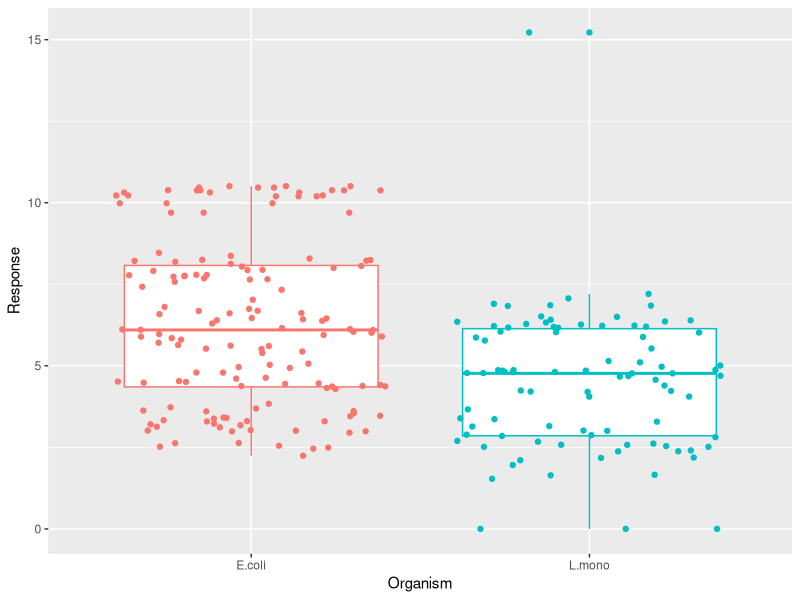
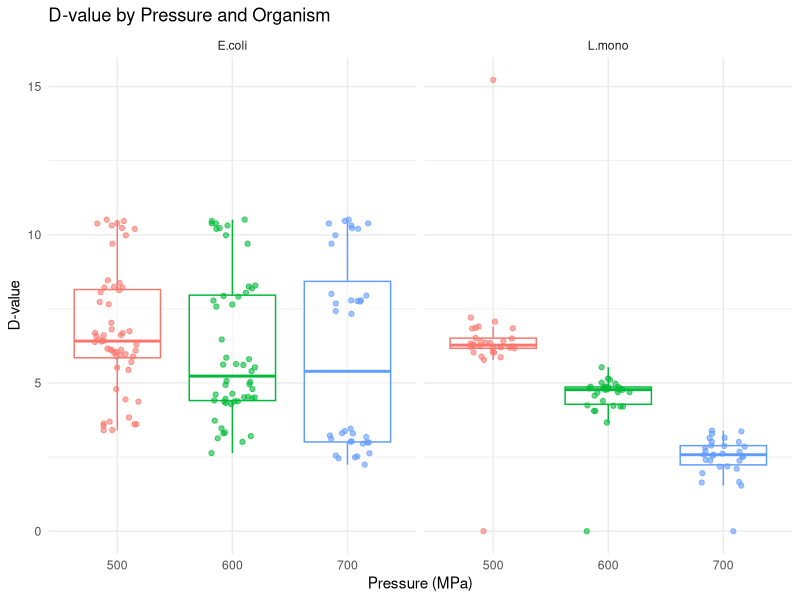
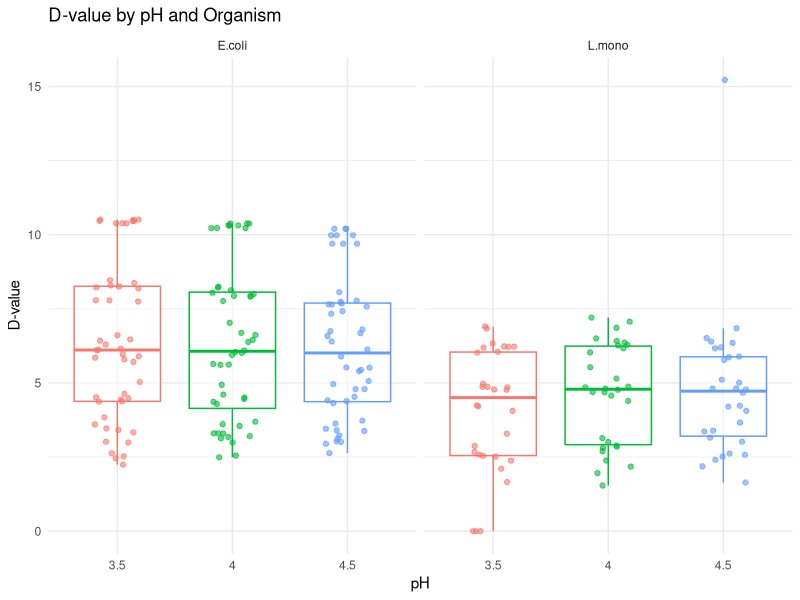
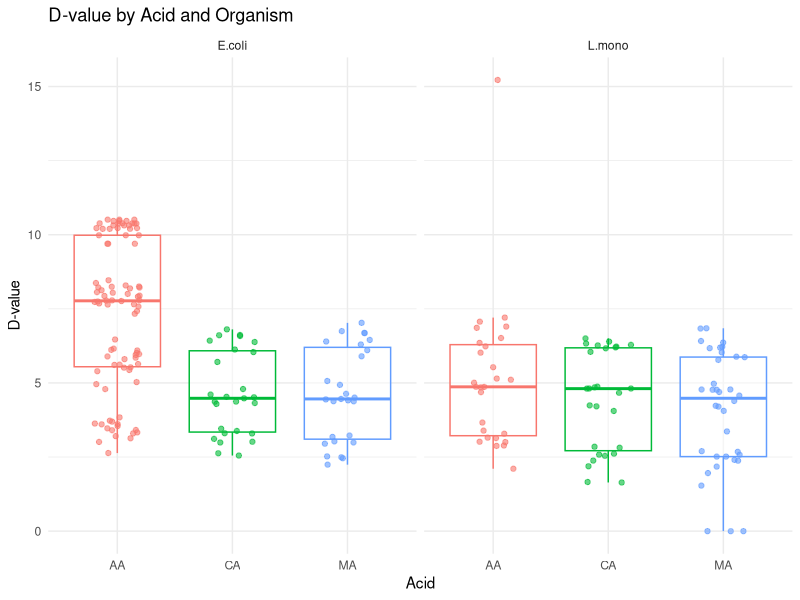
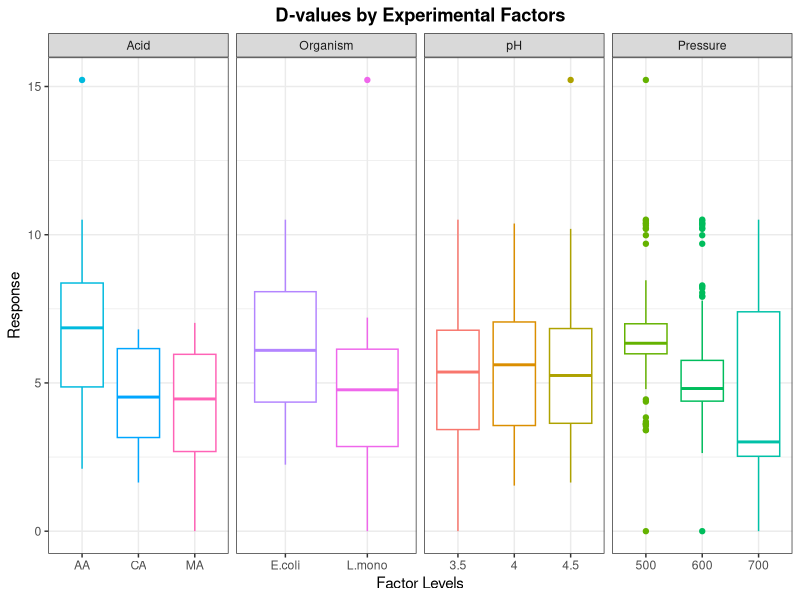
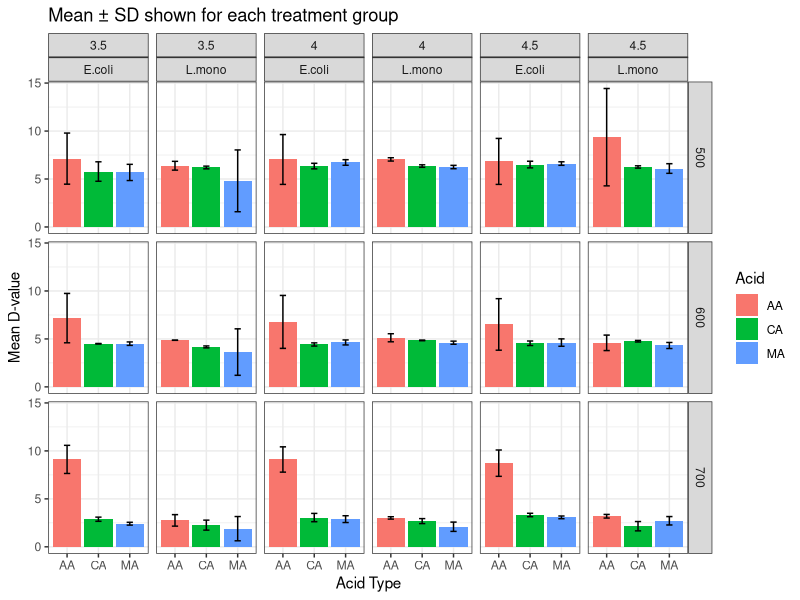
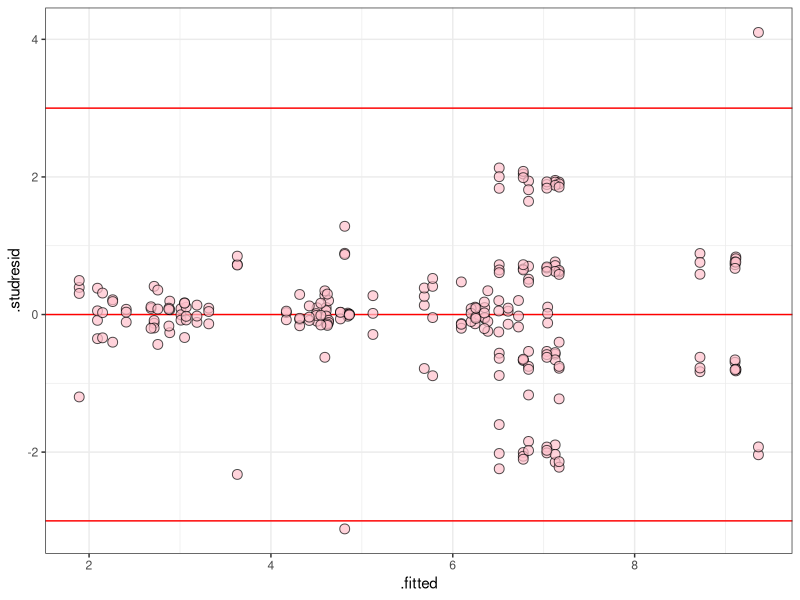
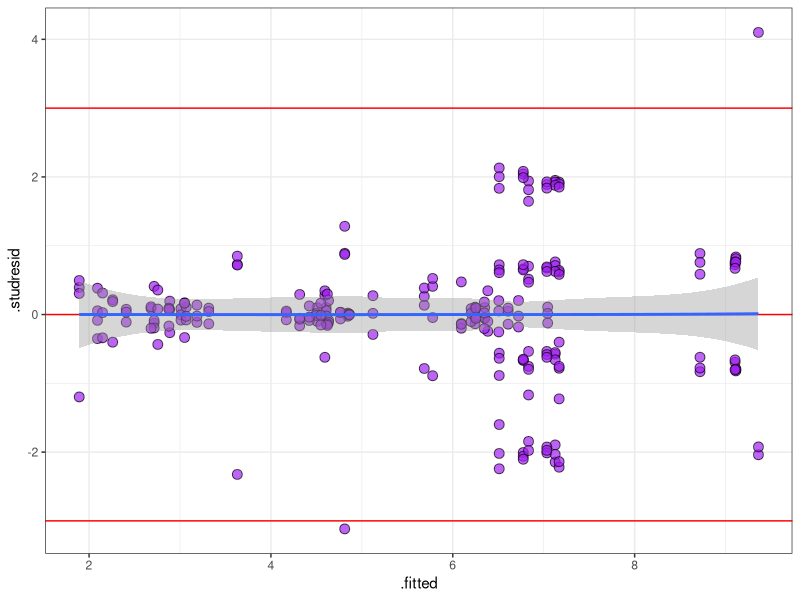

Source code (R) for these figures, in order: (Note: this script raises an error after producing the figures.)
## ---- chunk 1
library(readxl) # for loading data
library(tidyverse)     # For data manipulation and visualization
library(ggplot2)       # For plotting (also in tidyverse)
library(car)           # For ANOVA assumption checks
library(emmeans)       # For estimated marginal means and pairwise comparisons
library(readr)         # For reading in CSV files
library(broom)         # For tidying model outputs
library(ggpubr)        # For  plots
install.packages("multcompView")

library(multcompView)

## ---- chunk 2
 hpp_data<- read_excel("../Data/Data_MD.xlsx")

hpp_data

## ---- chunk 3
summary(hpp_data)
## ---- chunk 4
glimpse(hpp_data)
## ---- chunk 5
hpp <- hpp_data %>%
  mutate(
    Rep = factor(Rep),
    Organism = factor(Organism),
    Pressure = factor(Pressure),
    pH = factor(pH),
    Acid = factor(Acid)
  )
    
#Check for any missing values
sum(is.na(hpp))

# Preview cleaned data
head(hpp)
## ---- chunk 6
summary(hpp)
## ---- chunk 7
hpp %>%
  group_by(Organism, Pressure, pH, Acid) %>%
  summarise(
    mean_D = mean(Response, na.rm = TRUE),
    sd_D = sd(Response, na.rm = TRUE),
n = n()
  ) 
## ---- chunk 8
# D-values by Organism
ggplot(hpp, aes(x = Organism, 
                    y = Response,
                    color = Organism)) +
  geom_boxplot() +
  geom_jitter() +
  theme(legend.position = "none")
## ---- chunk 9
# D-values by Pressure and Organism
ggplot(hpp, aes(x = factor(Pressure), y = Response, colour = factor(Pressure))) +
  geom_boxplot(outlier.shape = NA, alpha = 0.5) +
  geom_jitter(width = 0.2, alpha = 0.6) +
  facet_wrap(~ Organism) +
  labs(
    x = "Pressure (MPa)",
    y = "D-value",
    title = "D-value by Pressure and Organism"
  ) +
  theme_minimal() +
  theme(legend.position = "none")
## ---- chunk 10
# D-values by pH
ggplot(hpp, aes(x = factor(pH), y = Response, colour = factor(pH))) +
  geom_boxplot(outlier.shape = NA, alpha = 0.5) +
  geom_jitter(width = 0.2, alpha = 0.6) +
  facet_wrap(~ Organism) +
  labs(
    x = "pH",
    y = "D-value",
    title = "D-value by pH and Organism"
  ) +
  theme_minimal() +
  theme(legend.position = "none")
## ---- chunk 11
# D-values by Acid
ggplot(hpp, aes(x = factor(Acid), y = Response, colour = factor(Acid))) +
  geom_boxplot(outlier.shape = NA, alpha = 0.5) +
  geom_jitter(width = 0.2, alpha = 0.6) +
  facet_wrap(~ Organism) +
  labs(
    x = "Acid",
    y = "D-value",
    title = "D-value by Acid and Organism"
  ) +
  theme_minimal() +
  theme(legend.position = "none")
## ---- chunk 12
data_long <- hpp %>%
  mutate(
    Organism = as.character(Organism),
    Pressure = as.character(Pressure),
    pH = as.character(pH),
    Acid = as.character(Acid)
  ) %>%
  pivot_longer(
    cols = c(Organism, Pressure, pH, Acid),
    names_to = "Factor",
    values_to = "Level"
  )

# Create a faceted boxplot
ggplot(data_long, aes(x = Level, y = Response, colour = Level)) +
  geom_boxplot() +

  facet_grid(~ Factor, scales = "free_x") +
  labs(title = "D-values by Experimental Factors",
       x = "Factor Levels", y = "Response") +
  theme_bw() +
  theme(legend.position = "none") +
   theme(
    plot.title = element_text(hjust = 0.5, face = "bold"),
    plot.subtitle = element_text(hjust = 0.5)
  )
ggsave("../Output/Dvalues.png",
       height = 4,
       width = 6
       )

## ---- chunk 13

summary_hpp <- hpp %>%
  group_by(Organism, Pressure, pH, Acid) %>%
  summarise(mean_D = mean(Response), sd_D = sd(Response), .groups = 'drop')

ggplot(summary_hpp, aes(x = Acid, y = mean_D, fill = Acid)) +
  geom_col(position = position_dodge(width = 0.9)) +
  geom_errorbar(aes(ymin = mean_D - sd_D, ymax = mean_D + sd_D),
                width = 0.2, position = position_dodge(width = 0.9)) +
  facet_grid(Pressure ~ pH + Organism) +
  labs(
   title = "Mean ± SD shown for each treatment group",
    y = "Mean D-value",
    x = "Acid Type"
  ) +
   theme(
    plot.title = element_text(hjust = 0.5, face = "bold"),
    plot.subtitle = element_text(hjust = 0.5)
  ) +
  theme_bw() 
ggsave("../Output/mean_sd.png",
       height = 4,
       width = 6
       )
## ---- chunk 14
# Changing to sum-to-zero contrast
options(contrasts = c("contr.sum", "contr.poly"))

# Model fitting
hpp_rcbd <- lm(Response ~  Organism * Pressure * pH * Acid,
             data = hpp)


# Summary of linear model
summary(hpp_rcbd)
## ---- chunk 15
Anova(hpp_rcbd, type = 3)

## ---- chunk 16
hpp_resid <- augment(hpp_rcbd) %>%
  mutate(.studresid=rstudent(hpp_rcbd))

hpp_resid
## ---- chunk 17
ggplot(hpp_resid, aes(x=.fitted, y=.studresid))+
  geom_hline(yintercept = 0, color="red")+ ##geom_hline is for adding horizontal line
  geom_point(shape = 21,
             fill = "pink", 
             size = 3,
             alpha = .7)+
  
  geom_hline(yintercept = c(-3,3), color = "red")+
  theme_bw()
## ---- chunk 18
ggplot(hpp_resid, aes(x=.fitted, y=.studresid))+
  geom_hline(yintercept = 0, color="red")+
  geom_point(shape = 21,
             fill = "purple", 
             size = 3,
             alpha = .7)+
  geom_smooth()+
  geom_hline(yintercept = c(-3,3), color = "red")+
  theme_bw()
## ---- chunk 19
ggplot(hpp_resid, aes(sample=.studresid))+
  stat_qq(  shape = 21,
            fill = "red", 
            size = 3,
            alpha = .7
  )+
  stat_qq_line()+
  labs(x = "Theoretical quantile",
       y = "Sample quantile")+
  theme_bw()





res_data <- data.frame(
  Fitted = fitted(hpp_rcbd),
  Residuals = resid(hpp_rcbd)
)
## ---- chunk 20
# Residuals vs Fitted plot
ggplot(res_data, aes(x = Fitted, y = Residuals)) +
  geom_point(color = "darkblue", alpha = 0.6) +
  geom_hline(yintercept = 0, linetype = "dashed", color = "red") +
  geom_smooth() +
  labs(
    title = "Residuals vs Fitted Plot",
    x = "Fitted Values",
    y = "Residuals"
  ) +
  theme_bw() +
   theme(
    plot.title = element_text(hjust = 0.5, face = "bold"),
    plot.subtitle = element_text(hjust = 0.5)
  )
ggsave("../Output/Residualfitted.png",
       height = 4,
       width = 6)
## ---- chunk 21
ggplot(hpp_resid, aes(x=.fitted, y=.studresid))+
  geom_hline(yintercept = 0, color="red")+
  geom_point(shape = 21,
             fill = "purple", 
             size = 3,
             alpha = .7)+
  geom_smooth()+
  geom_hline(yintercept = c(-3,3), color = "red")+
  theme_bw()
## ---- chunk 22
hpp_means <- emmeans(hpp_rcbd, ~Pressure * pH * Acid * Organism)
## ---- chunk 23
hpp_cld <- cld(hpp_means, 
                   reversed=T, 
                   adjust="none",
               Letters = letters)

hpp_cld
class(hpp_cld)
